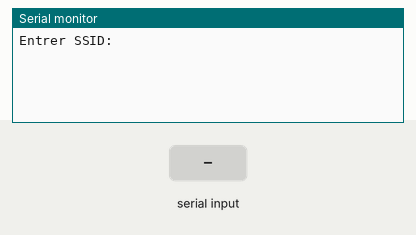
A sketch run on a simulated Arduino Uno, built for the host (arithmetic inside an expression is 32-bit, double 64-bit). On the bench: the last lines printed to the serial monitor. The inputs (shaded band) are chosen by the test bench. EEPROM starts erased.

Above: at 0.8 s.
0.9 s: "1\n" received over Serial
At 1.9 s:
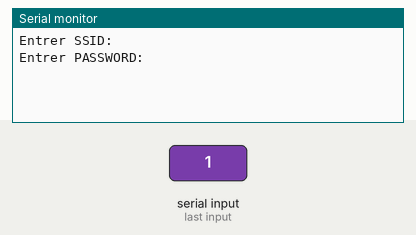
2.4 s: "0\n" received over Serial
At 3.2 s:
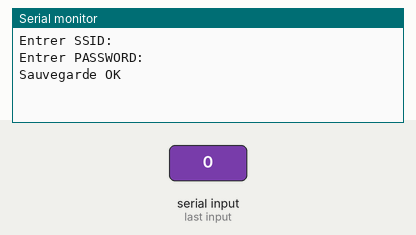

The sketch:

Wifi_PC_configuration.ino
```cpp
// Pour configurer le wifi de la maison sur la carte arduino
#include <EEPROM.h>

#define EEPROM_SIZE 96

struct WifiData {
  char ssid[32];
  char pass[64];
};

void setup() {

  Serial.begin(115200);
  EEPROM.begin(EEPROM_SIZE);

  WifiData data;

  Serial.println("Entrer SSID:");
  while (!Serial.available());
  String s = Serial.readStringUntil('\n');
  s.trim();
  s.toCharArray(data.ssid, 32);

  Serial.println("Entrer PASSWORD:");
  while (!Serial.available());
  String p = Serial.readStringUntil('\n');
  p.trim();
  p.toCharArray(data.pass, 64);

  EEPROM.put(0, data);
  EEPROM.commit();

  Serial.println("Sauvegarde OK");
}

void loop() {}
```

Measured:
- after the input at 0.9 s, the serial monitor: prints a new line at once (image 1)
- after the input at 2.4 s, the serial monitor: prints a new line at once (image 2)
